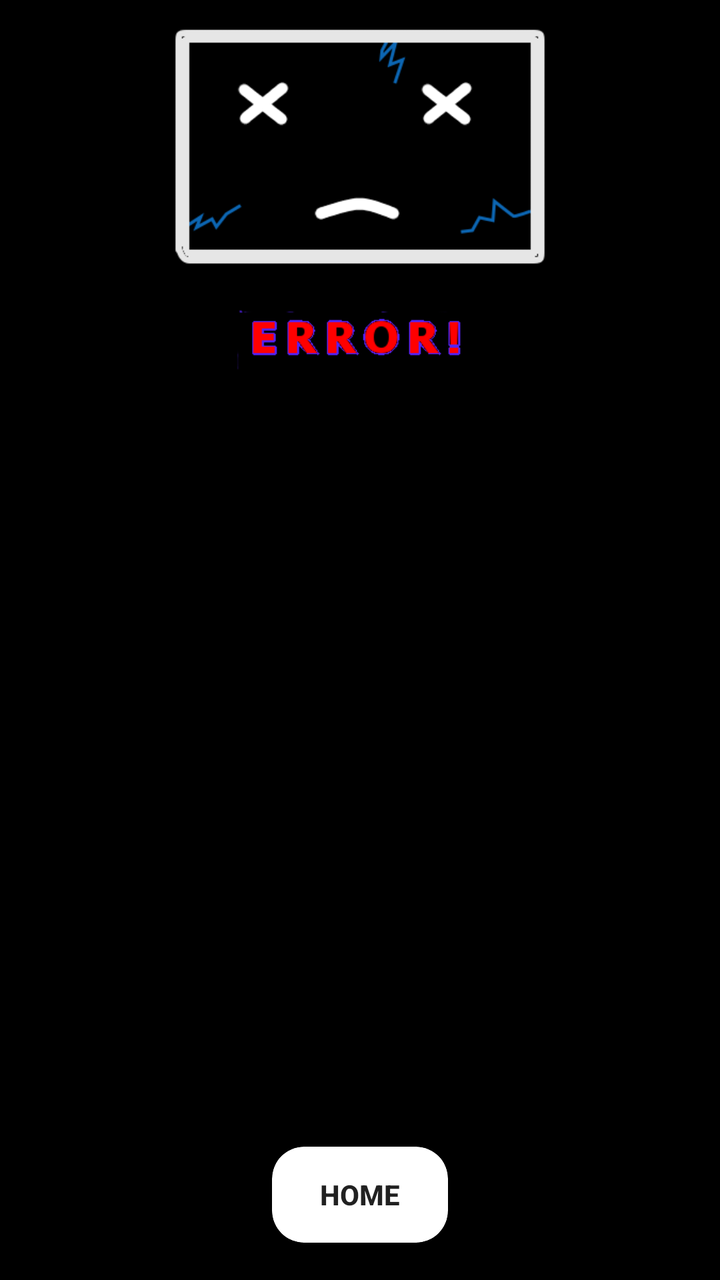
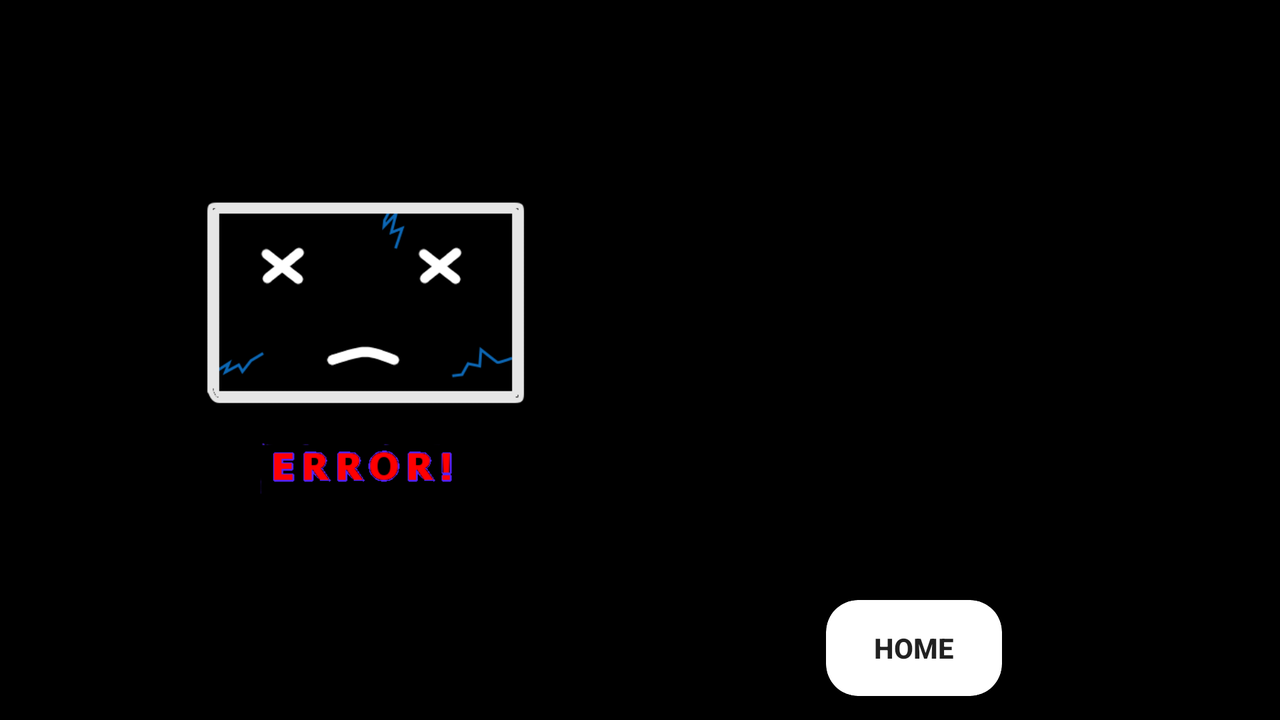

One screen, two layout resources from the same app: the default and the repository's alternative for another configuration. Each is rendered where Android would select it; the XML of both is given below.
<!-- AndroidManifest.xml: application theme AppTheme -->
<!-- res/layout/activity_error.xml -->
<?xml version="1.0" encoding="utf-8"?>
<android.support.constraint.ConstraintLayout xmlns:android="http://schemas.android.com/apk/res/android"
    xmlns:app="http://schemas.android.com/apk/res-auto"
    xmlns:tools="http://schemas.android.com/tools"
    android:layout_width="match_parent"
    android:layout_height="match_parent"
    tools:context=".ErrorActivity">

    <ImageView
        android:id="@+id/error_iv"
        android:layout_width="match_parent"
        android:layout_height="0dp"
        android:scaleType="fitCenter"
        android:src="@drawable/error"
        app:layout_constraintTop_toTopOf="parent"
        app:layout_constraintBottom_toTopOf="@+id/error_text_ll"
        app:layout_constraintEnd_toEndOf="parent"
        app:layout_constraintHorizontal_bias="0.5"
        app:layout_constraintStart_toStartOf="parent"
        app:layout_constraintVertical_weight="1" />

    <android.support.constraint.ConstraintLayout
        android:id="@+id/error_text_ll"
        android:layout_width="match_parent"
        android:layout_height="0dp"
        app:layout_constraintBottom_toBottomOf="parent"
        app:layout_constraintEnd_toEndOf="parent"
        app:layout_constraintHorizontal_bias="0.5"
        app:layout_constraintStart_toStartOf="parent"
        app:layout_constraintTop_toBottomOf="@+id/error_iv"
        app:layout_constraintVertical_weight="2">


        <include layout="@layout/activity_error_content" />

    </android.support.constraint.ConstraintLayout>

</android.support.constraint.ConstraintLayout>
<!-- res/layout/activity_error_content.xml (included above) -->
<?xml version="1.0" encoding="utf-8"?>
<android.support.constraint.ConstraintLayout xmlns:android="http://schemas.android.com/apk/res/android"
    xmlns:app="http://schemas.android.com/apk/res-auto"
    android:layout_width="match_parent"
    android:layout_height="match_parent">

    <TextView
        android:id="@+id/error_header_tv"
        android:layout_width="match_parent"
        android:layout_height="0dp"
        android:gravity="center"
        android:text="@string/error_title_placeholder"
        android:textSize="@dimen/header_text"
        android:textStyle="bold"
        app:layout_constraintBottom_toTopOf="@id/error_info_tv"
        app:layout_constraintEnd_toEndOf="parent"
        app:layout_constraintHorizontal_bias="0.5"
        app:layout_constraintStart_toStartOf="parent"
        app:layout_constraintTop_toTopOf="parent"
        app:layout_constraintVertical_bias="0.25"
        app:layout_constraintVertical_weight="1" />

    <TextView
        android:id="@+id/error_info_tv"
        android:layout_width="match_parent"
        android:layout_height="0dp"
        android:gravity="center"
        android:text="@string/error_text_placeholder"
        app:layout_constraintBottom_toTopOf="@+id/error_home_btn_rl"
        app:layout_constraintEnd_toEndOf="parent"
        app:layout_constraintHorizontal_bias="0.5"
        app:layout_constraintStart_toStartOf="parent"
        app:layout_constraintTop_toBottomOf="@id/error_header_tv"
        app:layout_constraintVertical_bias="0.75"
        app:layout_constraintVertical_weight="3" />

    <RelativeLayout
        android:id="@+id/error_home_btn_rl"
        android:layout_width="match_parent"
        android:layout_height="0dp"
        app:layout_constraintEnd_toEndOf="parent"
        app:layout_constraintHorizontal_bias="0.5"
        app:layout_constraintStart_toStartOf="parent"
        app:layout_constraintTop_toBottomOf="@+id/error_info_tv"
        app:layout_constraintBottom_toBottomOf="parent"
        app:layout_constraintVertical_weight="1"
        >

        <android.support.v7.widget.CardView
            android:layout_centerInParent="true"
            android:layout_width="wrap_content"
            android:layout_height="wrap_content"
            android:layout_margin="@dimen/card_spacing"
            app:cardCornerRadius="16dp"
            app:cardElevation="@dimen/card_spacing">

            <Button
                android:onClick="navigateToMain"
                android:layout_width="wrap_content"
                android:layout_height="wrap_content"
                android:padding="@dimen/text_padding"
                android:gravity="center"
                android:textStyle="bold"
                android:text="@string/home"
                style="@style/Base.Widget.AppCompat.Button.Borderless" />

        </android.support.v7.widget.CardView>

    </RelativeLayout>



</android.support.constraint.ConstraintLayout>
<!-- resources referenced by this layout -->
<resources>
  <dimen name="card_spacing">2.8dp</dimen>
  <dimen name="header_text">22sp</dimen>
  <dimen name="text_padding">8dp</dimen>
  <!-- drawable error: png bitmap (drawable, 9722 bytes) -->
  <string name="error_text_placeholder">Error-Text-Placeholder</string>
  <string name="error_title_placeholder">Error-Title-Placeholder</string>
  <string name="home">Home</string>
  <style name="AppTheme" parent="Theme.AppCompat.DayNight.NoActionBar">
          <item name="colorPrimary">@color/black</item>
          <item name="colorPrimaryDark">@color/black</item>
          <item name="colorAccent">@color/black</item>
          <item name="android:colorBackground">@color/black</item>
          <item name="android:textColorPrimaryInverse">@color/black</item>
      </style>
  <color name="black">#000000</color>
</resources>
<!-- res/layout-land/activity_error.xml (the repository's variant of the layout above) -->
<!-- drawn on the phone turned sideways -->
<?xml version="1.0" encoding="utf-8"?>
<android.support.constraint.ConstraintLayout
    xmlns:android="http://schemas.android.com/apk/res/android"
    xmlns:app="http://schemas.android.com/apk/res-auto"
    android:layout_width="match_parent"
    android:layout_height="match_parent">

    
    <View
        android:id="@+id/spacing_view"
        android:layout_width="0dp"
        android:layout_height="match_parent"
        app:layout_constraintHorizontal_weight="1"
        app:layout_constraintTop_toTopOf="parent"
        app:layout_constraintBottom_toBottomOf="parent"
        app:layout_constraintEnd_toStartOf="@+id/error_iv"
        app:layout_constraintStart_toStartOf="parent" />


    <ImageView
        android:id="@+id/error_iv"
        android:layout_width="0dp"
        android:layout_height="match_parent"
        android:scaleType="fitCenter"
        android:src="@drawable/error"
        app:layout_constraintTop_toTopOf="parent"
        app:layout_constraintBottom_toBottomOf="parent"
        app:layout_constraintEnd_toStartOf="@+id/error_text_ll"
        app:layout_constraintStart_toEndOf="@+id/spacing_view"
        app:layout_constraintHorizontal_weight="2" />

    <android.support.constraint.ConstraintLayout
        android:id="@+id/error_text_ll"
        android:layout_width="0dp"
        android:layout_height="match_parent"
        app:layout_constraintBottom_toBottomOf="parent"
        app:layout_constraintEnd_toEndOf="parent"
        app:layout_constraintStart_toEndOf="@+id/error_iv"
        app:layout_constraintTop_toTopOf="parent"
        app:layout_constraintHorizontal_weight="4">


        <include layout="@layout/activity_error_content" />

    </android.support.constraint.ConstraintLayout>

</android.support.constraint.ConstraintLayout>
